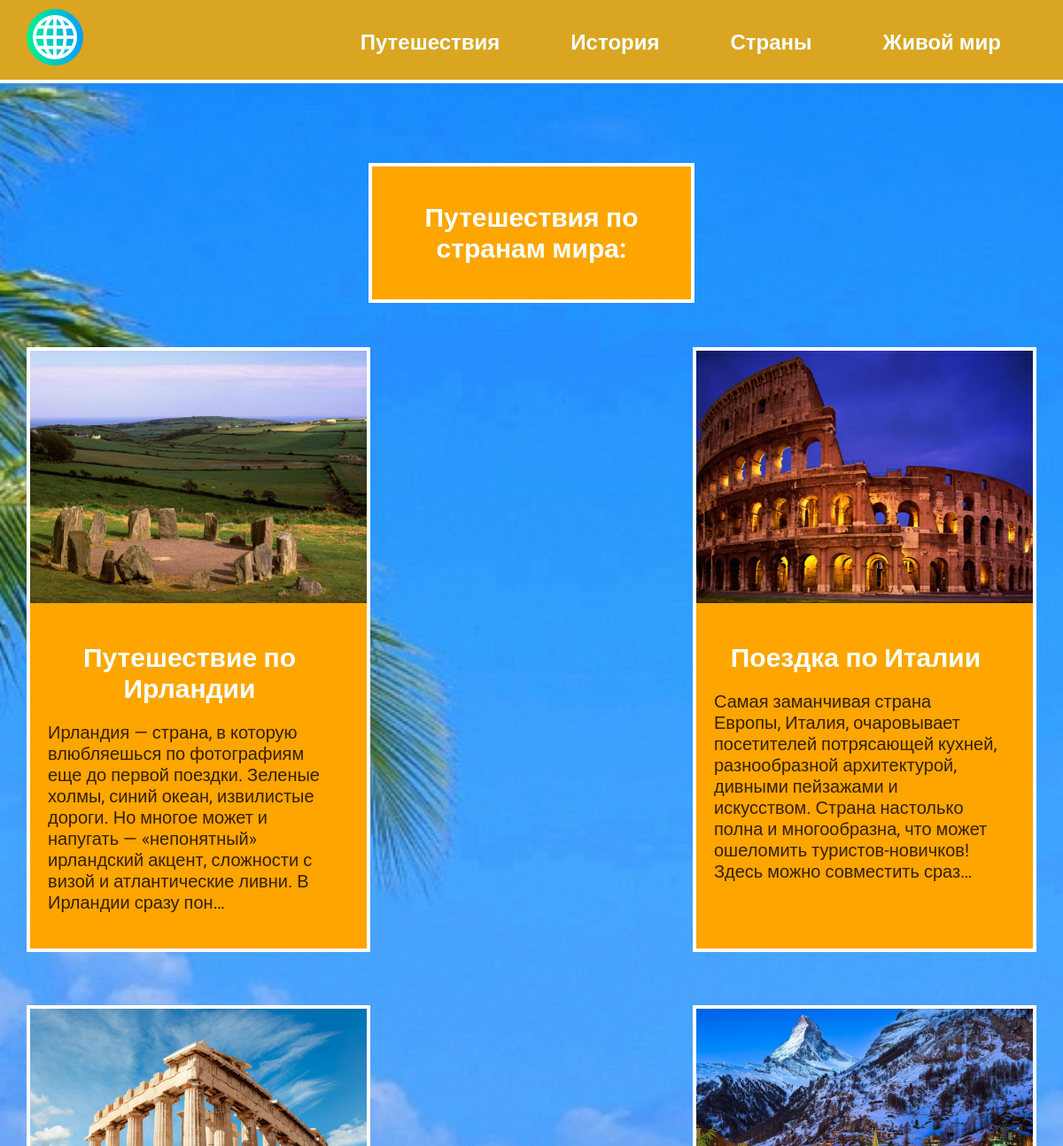
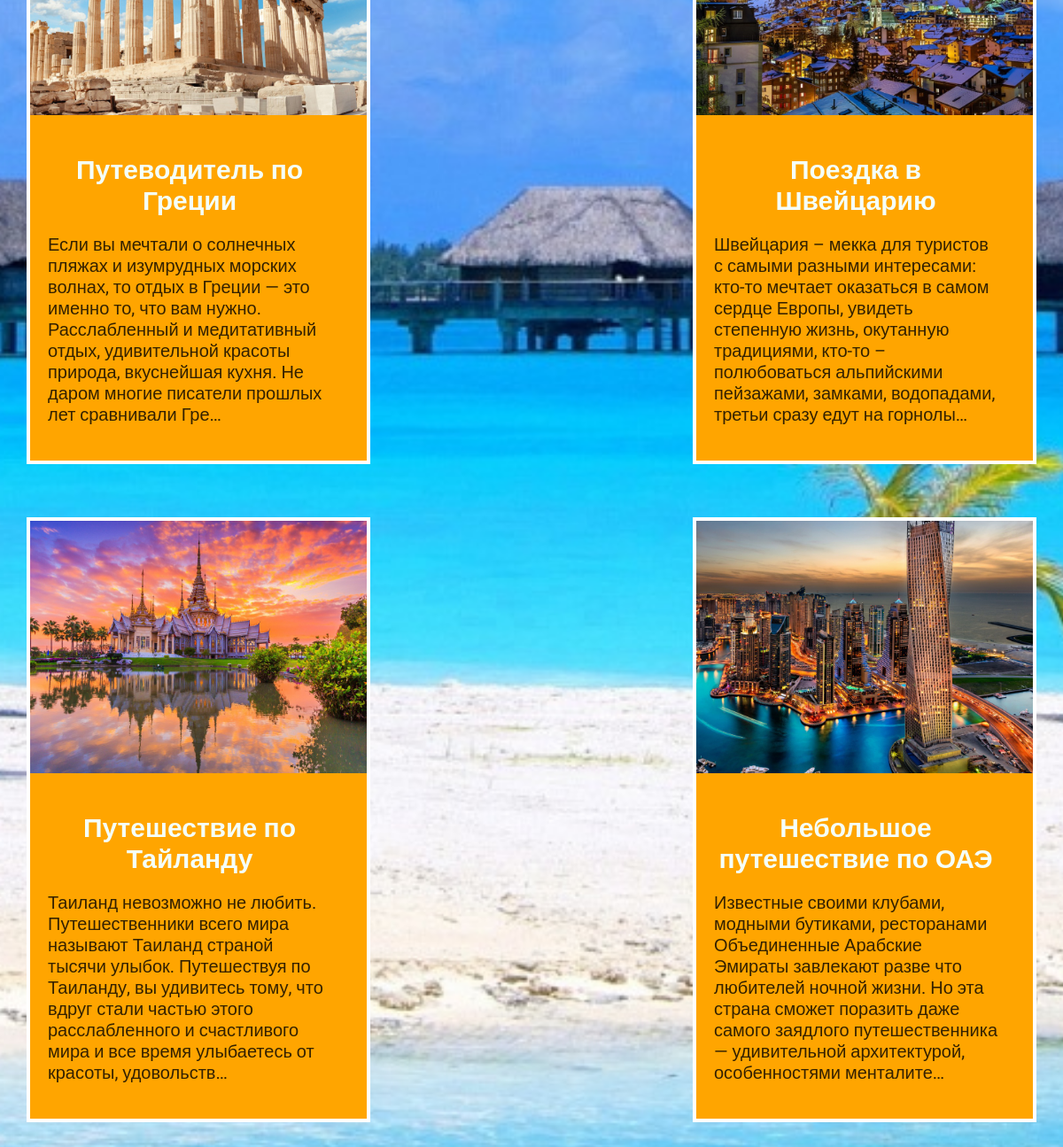
The page / on the database its author committed (2 pictures, top to bottom).
### travels/models.py (models this page shows, shortened)
class Travels(models.Model):
    title = models.CharField(max_length=100)
    description = models.TextField(null=True, blank=True)
    image = models.ImageField(upload_to='travels/images/')

### travels/views.py (the view)
# urls.py: path('', include('travels.urls')),
def travels(request):
    travels = Travels.objects.all()
    return render(request, 'travels/travels.html', {'travels': travels})

### travels/templates/travels/travels.html
{% extends 'travels/base.html' %}
{% block content %}
<div class="element_title">
    <div class="text">
        <h2 class="main_title">Путешествия по странам мира:</h2>
    </div>
</div>
<div class="block">
    {% for travel in travels %}
    <div class="element">
        <div><a href="{% url 'travel' travel.id %}"><img src="{{ travel.image.url }}" alt=""></a></div>
        <div class="text">
            <h2><a href="{% url 'travel' travel.id %}">{{ travel.title }}</a></h2>
            <p>{{ travel.description|striptags|truncatechars:250 }}</p>
        </div>
    </div>
    {% endfor %}
</div>
{% endblock %}

### travels/static/css/style.css (style rules this page uses)
html { background-image: url(24269-priroda_ostrov_more_otdyih.jpg); background-repeat: no-repeat; background-position: center center; background-attachment: fixed; -webkit-background-size: cover; -moz-background-size: cover; -o-background-size: cover; background-size: cover; }
body { font-family: 'Roboto', sans-serif; padding: 0; margin: 0; }
.block { display: flex; flex-wrap: wrap; justify-content: space-between; margin-bottom: 60px; }
.element, .count { background-color: orange; border: 4px solid white; margin: 30px 0; }
.text { width: 360px; padding: 20px; box-sizing: border-box; }
.block img { max-width: 380px; }
.img + h2, .text h2 { text-align: center; margin: 20px 0; font-size: 30px; }
a { text-decoration: none; color: mintcream; }
.text p { font-size: 20px; text-align: initial; color: #000000cc; }
.main_title { color: mintcream; }
.element_title { background-color: orange; border: 4px solid white; margin: 20px 0; }

### rows shown on the page
Travels: image (picture), title "Путешествие по Ирландии", description "Ирландия — страна, в которую влюбляешься по фотографиям еще до первой поездки. Зеленые холмы, синий океан, извилистые дороги. Но многое может и напугать — «непонятный» ирландский акцент, сложности с визой и атлантические ливни. В Ирландии сразу пон…"
Travels: image (picture), title "Поездка по Италии", description "Самая заманчивая страна Европы, Италия, очаровывает посетителей потрясающей кухней, разнообразной архитектурой, дивными пейзажами и искусством. Страна настолько полна и многообразна, что может ошеломить туристов-новичков! Здесь можно совместить сраз…"
Travels: image (picture), title "Путеводитель по Греции", description "Если вы мечтали о солнечных пляжах и изумрудных морских волнах, то отдых в Греции — это именно то, что вам нужно. Расслабленный и медитативный отдых, удивительной красоты природа, вкуснейшая кухня. Не даром многие писатели прошлых лет сравнивали Гре…"
Travels: image (picture), title "Поездка в Швейцарию", description "Швейцария – мекка для туристов с самыми разными интересами: кто-то мечтает оказаться в самом сердце Европы, увидеть степенную жизнь, окутанную традициями, кто-то – полюбоваться альпийскими пейзажами, замками, водопадами, третьи сразу едут на горнолы…"
Travels: image (picture), title "Путешествие по Тайланду", description "Таиланд невозможно не любить. Путешественники всего мира называют Таиланд страной тысячи улыбок. Путешествуя по Таиланду, вы удивитесь тому, что вдруг стали частью этого расслабленного и счастливого мира и все время улыбаетесь от красоты, удовольств…"
Travels: image (picture), title "Небольшое путешествие по ОАЭ", description "Известные своими клубами, модными бутиками, ресторанами Объединенные Арабские Эмираты завлекают разве что любителей ночной жизни. Но эта страна сможет поразить даже самого заядлого путешественника — удивительной архитектурой, особенностями менталите…"
